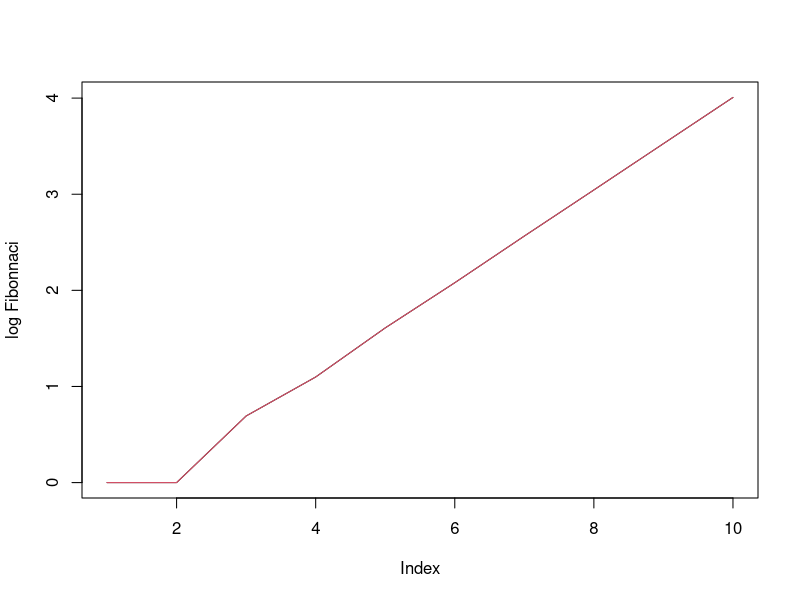
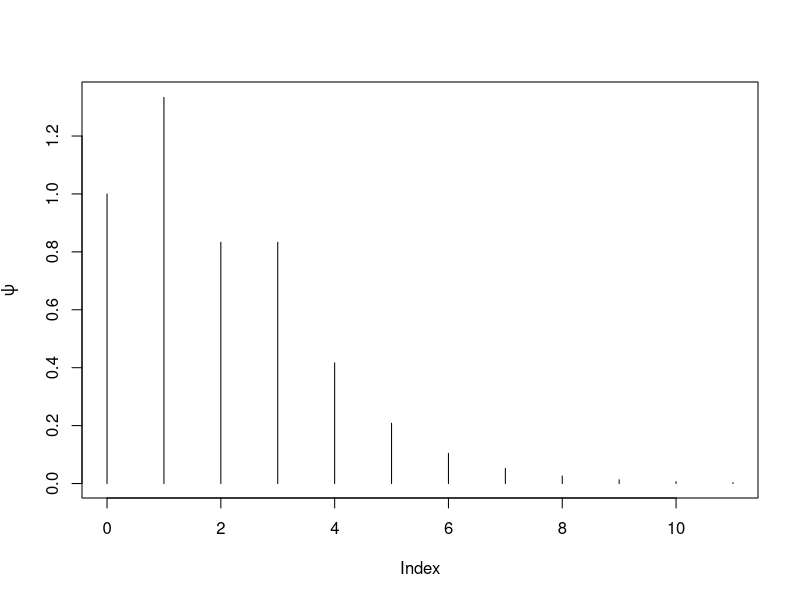
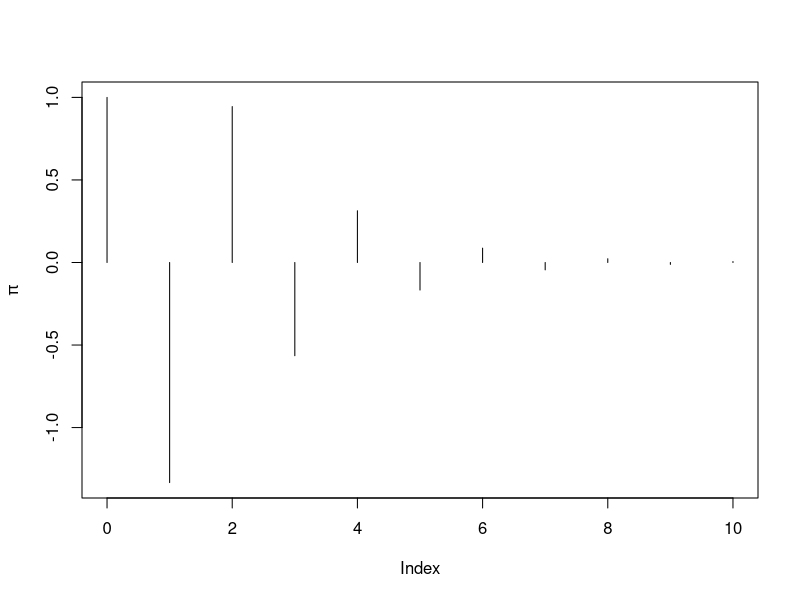
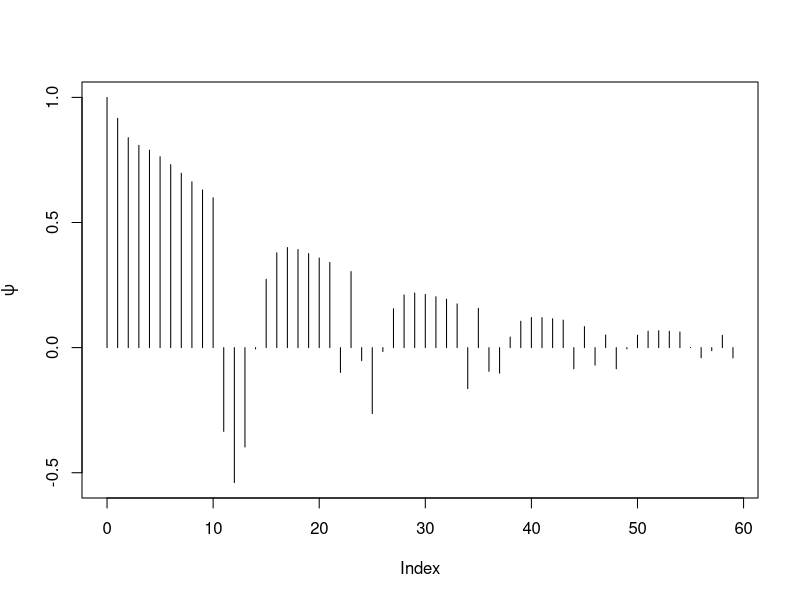
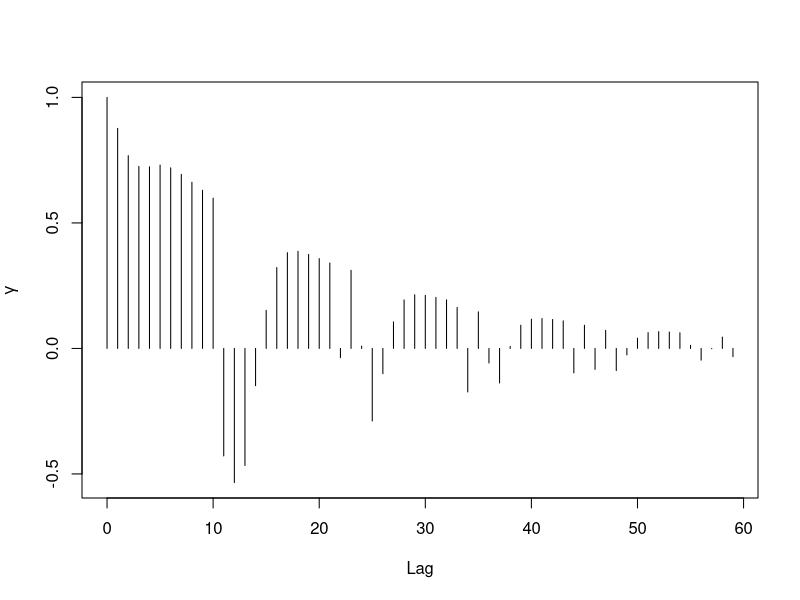
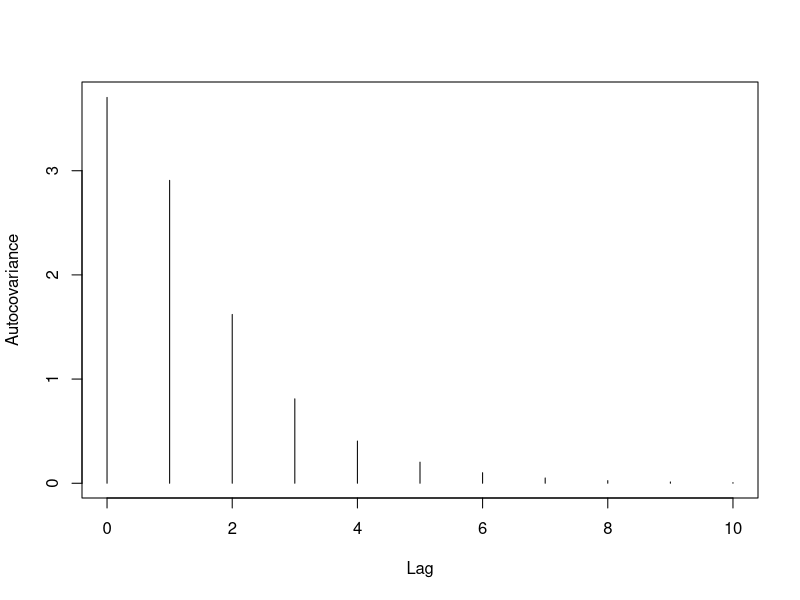

Write R code to recreate these figures, in order.
## ---- chunk 1
knitr::opts_knit$set(root.dir = "Data")
## ---- chunk 2
polymul <- function(a,b) 
{
	bb <- c(b,rep(0,length(a)-1))
	B <- toeplitz(bb)
	B[lower.tri(B)] <- 0
	aa <- rev(c(a,rep(0,length(b)-1)))
	prod <- B %*% matrix(aa,length(aa),1)
	return(rev(prod[,1]))
}
## ---- chunk 3
theta <- c(1,.4,.2,-.3)
gamma <- polymul(theta,rev(theta)) # les coeffs et les coeffs à l'envers
print(gamma)
## ---- chunk 4
n <- 10
x <- rep(1,n)
for(i in 3:n) { x[i] <- x[i-1] + x[i-2] }
zeta1 <- (-1 + 5^{1/2})/2
zeta2 <- (-1 - 5^{1/2})/2
b1 <- -zeta2/5^{1/2}
b2 <- zeta1/5^{1/2}
y <- b1*zeta1^{-seq(0,n-1)} + b2*zeta2^{-seq(0,n-1)}
plot(ts(log(x)),xlab="Index",ylab="log Fibonnaci")
lines(ts(log(y)),col=2)
## ---- chunk 5
psi <- c(1,4/3,5/6,(10/3)*(1/2)^seq(2,10))
plot(ts(psi,start=0),type="h",xlab="Index",ylab=expression(psi))
## ---- chunk 6
pi <- c(1,-4/3)
for(j in 2:10)
{
  pi <- c(pi,(-5/6)*pi[j]+(-1/6)*pi[j-1])
}
plot(ts(pi,start=0),type="h",xlab="Index",ylab=expression(pi))
## ---- chunk 7
rho <- .95
omega <- pi/5
lag <- 60
psi <- (rho^(seq(1,lag)-1))*cos((seq(1,lag)-1)*omega)
plot(ts(psi,start=0),type="h",xlab="Index",ylab=expression(psi))
## ---- chunk 8
const1 <- 1/(1-rho^2) + (1 - rho^2*cos(2*omega))/(1 - 2*rho^2*cos(2*omega) + rho^4)
const2 <- rho^2*sin(2*omega)/(1 - 2*rho^2*cos(2*omega) + rho^4)
gamma <- .5*(rho^(seq(1,lag)-1))*(cos((seq(1,lag)-1)*omega)*const1 - sin((seq(1,lag)-1)*omega)*const2)
gamma <- gamma/(const1/2)
plot(ts(gamma,start=0),type="h",xlab="Lag",ylab=expression(gamma))
## ---- chunk 9
polymult <- function(a,b) {
bb <- c(b,rep(0,length(a)-1))
B <- toeplitz(bb)
B[lower.tri(B)] <- 0
aa <- rev(c(a,rep(0,length(b)-1)))
prod <- B %*% matrix(aa,length(aa),1)
return(rev(prod[,1]))
}

ARMAauto <- function(phi,theta,maxlag)
{
	p <- length(phi)
	q <- length(theta)
	gamMA <- polymult(c(1,theta),rev(c(1,theta)))
	gamMA <- gamMA[(q+1):(2*q+1)]
	if (p > 0) 
	{
		Amat <- matrix(0,nrow=(p+1),ncol=(2*p+1))
		for(i in 1:(p+1))
		{
			Amat[i,i:(i+p)] <- c(-1*rev(phi),1)
		}
		Amat <- cbind(Amat[,(p+1)],as.matrix(Amat[,(p+2):(2*p+1)]) +
			t(matrix(apply(t(matrix(Amat[,1:p],p+1,p)),2,rev),p,p+1)))
		Bmat <- matrix(0,nrow=(q+1),ncol=(p+q+1))
		for(i in 1:(q+1))
		{
			Bmat[i,i:(i+p)] <- c(-1*rev(phi),1)
		}
		Bmat <- t(matrix(apply(t(Bmat),2,rev),p+q+1,q+1))
		Bmat <- matrix(apply(Bmat,2,rev),q+1,p+q+1)
		Bmat <- Bmat[,1:(q+1)]
		Binv <- solve(Bmat)
		gamMix <- Binv %*% gamMA
		if (p <= q) { gamMix <- matrix(gamMix[1:(p+1),],p+1,1) 
			} else gamMix <- matrix(c(gamMix,rep(0,(p-q))),p+1,1)
		gamARMA <- solve(Amat) %*% gamMix 
	} else gamARMA <- gamMA[1]

	gamMA <- as.vector(gamMA)
	if (maxlag <= q) gamMA <- gamMA[1:(maxlag+1)] else gamMA <- c(gamMA,rep(0,(maxlag-q)))
	gamARMA <- as.vector(gamARMA)
	if (maxlag <= p) gamARMA <- gamARMA[1:(maxlag+1)] else {
	for(k in 1:(maxlag-p))
	{
		len <- length(gamARMA)
		acf <- gamMA[p+1+k]
		if (p > 0) acf <- acf + sum(phi*rev(gamARMA[(len-p+1):len]))
		gamARMA <- c(gamARMA,acf)
	} }
	return(gamARMA)
}
## ---- chunk 10
phi1 <- .5
theta1 <- 5/6
theta2 <- 1/6
sigma <- 1
n <- 10
my.acf <- ARMAauto(phi1,c(theta1,theta2),n)*sigma^2
plot(ts(my.acf,start=0),xlab="Lag",ylab="Autocovariance",
     ylim=c(min(my.acf),max(my.acf)),type="h")
